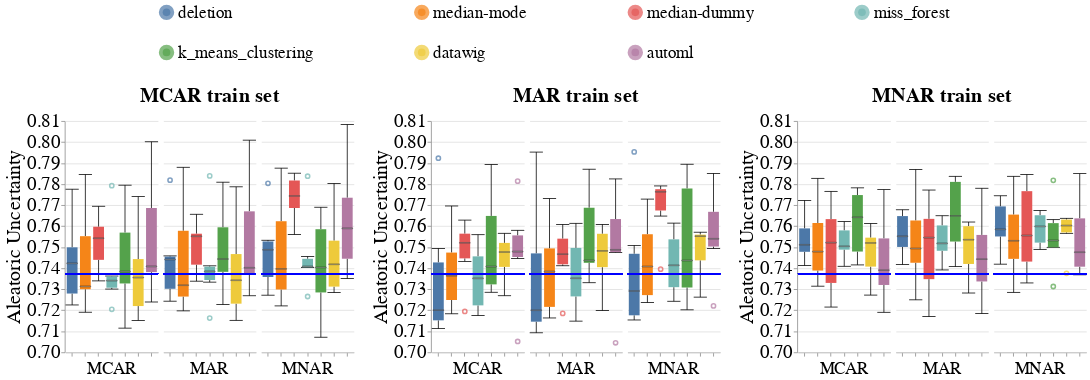

Notebook code for this chart:
### Code cell
create_box_plots_for_diff_imputers_v2(dataset_name=DATASET_NAME,
                                      model_name='rf_clf',
                                      metric_name='aleatoric_uncertainty',
                                      db_client=db_client)
